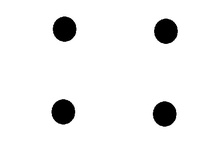
%> input picture 2012/Script_SacarAnguloYRotar 2/Imagenes/Imagen_Completa.jpg, 220 x 160 px, shrunk from 521 x 379 before the run, given in place of ImgSimple2.jpg, which was not available
$ octave script_SacarAnguloYRotar.m   (GNU Octave 9; MATLAB toolbox functions it lacks are replaced by stand-ins)
%> lines starting %> are read from the running program, lines starting %| are printed output that depends on the picture; in (x1, y1, x2, y2) boxes, pixels count from 0 and x2, y2 are one past the last pixel; in counts of white or black regions, pixels touching at a corner belong together; the program's own positions count from 1; pictures that were not available may be replaced by others from this repository, and a replacement may not be noted
### 2012/Script_SacarAnguloYRotar 2/func_CargarImagen.m
function [ imagen] = func_CargarImagen(FileName,PathFile)
%> called with FileName = 'ImgSimple2.jpg', PathFile = '.\Imagenes'

FullFileName = fullfile(PathFile,FileName);
CargarIm_Matriz = imread(FullFileName);
%> CargarIm_Matriz is the input picture: size 160x220x3 uint8; min 0, max 255, mean 241.5
imagen =(CargarIm_Matriz( : , : ,1));
[imgKF , imgKC] = size(imagen);
%> imgKF = 160; imgKC = 220

for i= 1: imgKC
    for j= 1: imgKF

        if imagen(j,i)>128
            imagen(j,i)=0;
        else
            imagen(j,i) =255;
        end
    end
end
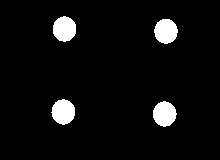
%> imagen: size 160x220 uint8; 5.3% white; 4 white regions, box (x1, y1, x2, y2) and area: (51, 99, 75, 125) 468, (53, 16, 76, 42) 467, (153, 101, 177, 127) 465, (154, 19, 178, 44) 461
%> call 2 of func_CargarImagen, with FileName = 'ImgRotada.jpg', PathFile = '.\Imagenes'
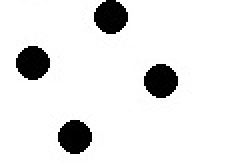
%> input picture 2012/Script_SacarAnguloYRotar 2/Imagenes/ImgRotada.jpg, 124 x 83 px (shown 2 times larger)
%> in func_CargarImagen, CargarIm_Matriz is the input picture: size 83x124x3 uint8; min 0, max 255, mean 233
%> after the loop in func_CargarImagen (call 2), `for i= 1: imgKC`:
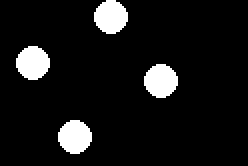
%> imagen: size 83x124 uint8 (shown 2 times larger); 8.6% white; 4 white regions, box (x1, y1, x2, y2) and area: (47, 0, 64, 17) 221, (8, 23, 25, 40) 221, (72, 32, 89, 49) 221, (29, 60, 46, 77) 221

end

### 2012/Script_SacarAnguloYRotar 2/func_Correlacionar.m
function [MatCorrelacion] = func_Correlacionar(kernel,Img)
[imgF , imgC] = size(Img);
%> imgF = 83; imgC = 124
[kF , kC] = size(kernel);
%> kF = 160; kC = 220
MatCorrelacion = zeros(size(Img));

%Agrando la imagen para que entre el kernel
Img_adaptada1 = [zeros(kF - 1 , imgC); Img];
%> Img_adaptada1: size 242x124 uint8; 2.9% white; 4 white regions, box (x1, y1, x2, y2) and area: (47, 159, 64, 176) 221, (8, 182, 25, 199) 221, (72, 191, 89, 208) 221, (29, 219, 46, 236) 221
Img_adaptada2 = [Img_adaptada1; zeros(kF - 1 , imgC)];
Img_adaptada3 = [Img_adaptada2 zeros((imgF + 2*kF - 2), kC-1)] ;
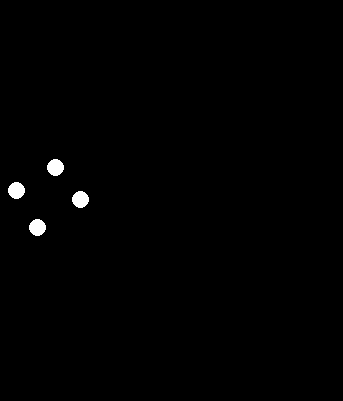
%> Img_adaptada3: size 401x343 uint8; 0.64% white; 4 white regions, box (x1, y1, x2, y2) and area: (47, 159, 64, 176) 221, (8, 182, 25, 199) 221, (72, 191, 89, 208) 221, (29, 219, 46, 236) 221
Img_Final = [zeros(imgF + 2*kF - 2, kC-1) Img_adaptada3];
%> Img_Final: size 401x562 uint8; 0.39% white; 4 white regions, box (x1, y1, x2, y2) and area: (266, 159, 283, 176) 221, (227, 182, 244, 199) 221, (291, 191, 308, 208) 221, (248, 219, 265, 236) 221

[imgFinalF , imgFinalC] = size(Img_Final);
%> imgFinalF = 401; imgFinalC = 562

vectorMax=zeros(4,2);


%Obtengo la Matriz Correlacion, que va a ser el kernel multiplicado punto a
%punto por la imagen original
for i= 1:(imgFinalC-kC)
   for j=1:(imgFinalF-kF)
      SubMat = Img_Final( j:(j-1)+kF , i:(i-1)+kC );
      Correlacion = sum(sum(SubMat.*kernel));

      MatCorrelacion(j ,i ) = Correlacion ;

   end

end

MatCorrelacion=MatCorrelacion/max(max(abs(MatCorrelacion)))*255;

end

### 2012/Script_SacarAnguloYRotar 2/func_filtrarImagenUmbral.m
%Dada una imagen, y un umbral, me devuelve un anueva imagen con los que
%est醤 por arriba o por debajo de ese umbral. El "arriba" o "abajo" se
%define en el tercer argumento con 1(para arriba)o 0 (para abajo)


function [ MatMaximos ] = func_filtrarImagenUmbral(Imagen,Umbral,may_men)
%> called with Umbral = 255, may_men = 1

[Filas , Columnas] = size(Imagen);
%> Filas = 241; Columnas = 342
MatMaximos= zeros(size(Imagen));

if may_men ==1

for f=1: Filas
    for c=1:Columnas

       if Imagen(f,c)>= Umbral
         MatMaximos(f,c)=255;
       else
         MatMaximos(f,c)=0;
       end
    end

end
%> MatMaximos: size 241x342 double; 0.96% white; 16 white regions, largest, box (x1, y1, x2, y2) and area: (208, 52, 215, 60) 51, (169, 75, 176, 83) 51, (233, 84, 240, 92) 51

else

    for f=1: Filas
    for c=1:Columnas

       if Imagen(f,c)<= Umbral
         MatMaximos(f,c)=255;
       else
         MatMaximos(f,c)=0;
       end
    end

    end

end

end

### 2012/Script_SacarAnguloYRotar 2/func_InvertirImagen.m
function [ ImagenInvertida ] = func_InvertirImagen(Imagen,ColorBase,ColorFinal )
%> called with ColorBase = 0, ColorFinal = 255
[Fil,Col]= size(Imagen);
%> Fil = 241; Col = 342
ImagenInvertida=zeros(size(Imagen));

for fil=1:Fil
    for col=1:Col
        if Imagen(fil,col)==ColorBase
            ImagenInvertida(fil,col)=ColorFinal;
        else
            ImagenInveritda(fil,col)=ColorBase;
        end
    end
end
%> ImagenInveritda: size 203x240 double; every value is 0

end

### 2012/Script_SacarAnguloYRotar 2/func_Etiquetar.m
%**************************************************************************
% FINAL
%   GIAR
%   Grupo de Inteligencia Artificial y Robotica
%   Fecha: 18/10/2011
%   Ultima Edici髇: 20/12/2011
%   Autor: Ver髇ica Fabbro, Federico Quintas
%
%   Descripcion: Dada una imagen con X objetos dentro, se busca
%   obtener X imagenes separadas del mismo tama駉 que la original, y luego
%   obtener X imagenes del tama駉 del objeto.
%
%**************************************************************************
function [ NumLabels, Matriz_Etiquetas ] = func_Etiquetar(Imagen_Original )


[cant_fil cant_col] = size(Imagen_Original);
%> cant_fil = 241; cant_col = 342

%Editar Imagenes (binarizo)
Imagen_Original= func_Binarizar(cant_fil,cant_col,Imagen_Original);


%primero la inicializo con ceros, y luego pongo todos los pixeles en Blanco
Matriz_Etiquetas = zeros(cant_fil,cant_col);

Matriz_Etiquetas= func_PonerMatrizEnBlanco(cant_fil,cant_col,Matriz_Etiquetas);
%> after the loop in func_PonerMatrizEnBlanco, `for col = 1: (cant_col)`: Imagen: size 241x342 double; every value is 255
Numero_Etiqueta = 1;

for col=2:(cant_col - 1)
    for fil=2:(cant_fil-1)
        %si en la Matriz de la imagen original, el pixel en el que estoy es
        %negro, entonces analiza
        if Imagen_Original(fil,col) ==0
            %Crea vector de 4 posiciones e inicializo en 0
            for pos=1:4
                Vec_Vecinos(pos)=0;
            end

             %Guardo los 4 vecinos que ya recorri en el vector
             Vec_Vecinos(1)= Matriz_Etiquetas(fil-1,col);
             Vec_Vecinos(2)= Matriz_Etiquetas(fil-1,col-1);
             Vec_Vecinos(3)= Matriz_Etiquetas(fil,col-1);
             Vec_Vecinos(4)= Matriz_Etiquetas(fil+1,col-1);

             if (Vec_Vecinos(1)~= 255)% si no es blanco, asigno ese valor a la etiqueta menor
                 Etiqueta_Menor= Vec_Vecinos(1);
             else
                 Etiqueta_Menor =1500; %si es blanco, entonces le pongo un valor 1500 para que no moleste cuando calculo el menor
             end

             for pos=1:4
                 %si el valor que tengo de etiqueta es mayor que otro del
                 %vector, mientras que no sea blanco, asigno ese valor a la
                 %etiqueta menor
                 if (Etiqueta_Menor> Vec_Vecinos(pos)) && (Vec_Vecinos(pos)~= 255)
                     Etiqueta_Menor = Vec_Vecinos(pos);
                 end
             end

             if Etiqueta_Menor ~=1500
                Matriz_Etiquetas(fil,col) = Etiqueta_Menor;
             else %si el valor quedo en 1500 es porque todos sus vecinos son blancos, entonces tengo que asignar una nueva etiqueta
                 Matriz_Etiquetas(fil,col)= Numero_Etiqueta;
                 Numero_Etiqueta = Numero_Etiqueta + 1;


                 %Comento las siguientes 3 l韓eas porque podr韆n borrarse
                 %if Numero_Etiqueta == 255 %si el numero de etiqueta aumento tanto hasta 255 no tiene que tomar ese valor porque es el del color blanco
                 %    Numero_Etiqueta = Numero_Etiqueta + 1;
                 %end

             end
        end
    end
    end
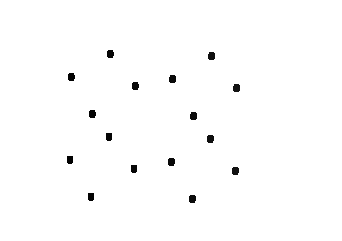
%> Matriz_Etiquetas: size 241x342 double; min 1, max 255, mean 252.6
%> after the loop, Etiqueta_Menor = 19; Numero_Etiqueta = 21; Vec_Vecinos = [19 19 19 19]
%Cargo un vector del largo de la cantidad de etiquetas, y en cada posici髇
%"i" cargo el n鷐ero "i".
pos_Vec= 1;
for i= 1:Numero_Etiqueta
    Vec_Etiquetas(i)=i;
end
%> this loop made 21 passes
%> after the loop, Vec_Etiquetas = 21 values from 1 to 21

%Hago una pasada, trabajando con el vector de etiquetas

for col=2: (cant_col-1)
    for fil =2: (cant_fil-1)
        if Imagen_Original(fil,col)==0
               %se guardan todos los vecinos
               Matriz_Vecinos(1,1) = Matriz_Etiquetas(fil-1,col-1);
               Matriz_Vecinos(1,2)= Matriz_Etiquetas(fil-1,col);
               Matriz_Vecinos(1,3) = Matriz_Etiquetas(fil-1,col+1);
               Matriz_Vecinos(2,1) = Matriz_Etiquetas(fil,col-1);
               Matriz_Vecinos(2,2)= Matriz_Etiquetas(fil,col);
               Matriz_Vecinos(2,3)= Matriz_Etiquetas(fil,col+1);
               Matriz_Vecinos(3,1) = Matriz_Etiquetas(fil+1,col-1);
               Matriz_Vecinos(3,2) = Matriz_Etiquetas(fil+1,col);
               Matriz_Vecinos(3,3) = Matriz_Etiquetas(fil+1,col+1);

               etiqueta_actual= Matriz_Vecinos(2,2);

        encontro= 0;

        %Busco la etiqueta menor
            if (Matriz_Vecinos(1,1) ~= 255)
               Etiqueta_Menor= Matriz_Vecinos(1,1);
           else
               Etiqueta_Menor = etiqueta_actual;
           end

           for f=1:3
               for c=1:3
                   if (Matriz_Vecinos(f,c)~= 255)&& (Etiqueta_Menor> Matriz_Vecinos(f,c))
                       Etiqueta_Menor = Matriz_Vecinos(f,c);
                   end
               end
          end
       %Si encontro una etiqueta menor a la actual, voy guardar en el vector de etiquetas en la posicion actual
       %el valor del vector de la posicion de la etiqueta menor
           if Etiqueta_Menor ~= etiqueta_actual
               encontro=1
               etiqueta_encontrada = Etiqueta_Menor;
           end

        if encontro==1
            Vec_Etiquetas(etiqueta_actual) = Vec_Etiquetas(etiqueta_encontrada);
        end

        end
    end
end
%> after the loop, Matriz_Vecinos = [19 19 255; 19 19 255; 19 255 255]; encontro = 0; etiqueta_actual = 19; etiqueta_encontrada = 19

%Modifico la imagen de etiquetas con los valores del vector

for col= 2: (cant_col-1)
    for fil= 2 : (cant_fil-1)

        if Imagen_Original(fil,col) ==0
            pixel = Matriz_Etiquetas(fil,col);
            Matriz_Etiquetas(fil,col) = Vec_Etiquetas(pixel);
        end
    end
end
%> Matriz_Etiquetas: size 241x342 double; under 0.01% of pixels changed, all inside (x1, y1, x2, y2) = (170, 52, 235, 113)
%> after the loop, pixel = 19


  nro_objetos = 1;
  Vec_Contador_Objetos(nro_objetos) =0;

  %contador de objetos
  for col= 2: (cant_col -1)
      for fil =2:(cant_fil-1)

          if (Matriz_Etiquetas(fil,col) ~= 0) && (Matriz_Etiquetas(fil,col) ~= 255)
              Repetido= 0;
              for pos= 1: nro_objetos
                  if Matriz_Etiquetas (fil,col) ==Vec_Contador_Objetos(pos)
                      Repetido = 1;
                  end
              end
              if Repetido ==0
                  nro_objetos= nro_objetos+1;
                  Vec_Contador_Objetos(nro_objetos)= Matriz_Etiquetas(fil,col);
              end

          end

      end

  end
%> after the loop, Repetido = 1; Vec_Contador_Objetos = 17 values from 0 to 19; nro_objetos = 17

 % [5 lines of commented-out code are left out]

 a= Numero_Etiqueta;
%> a = 21
 b= Matriz_Etiquetas;
 c= (nro_objetos-1);
%> c = 16
% figure;
 f=2;
% subplot(f,1,1);image(Imagen_Original)
 %subplot(f,1,2);image(Matriz_Etiquetas)

 VecEtiquetas = [1 34 38 43];

 Matriz_EtiquetasPosta = zeros(size(Matriz_Etiquetas));

 for i=1:length(VecEtiquetas)
     Matriz_EtiquetasPosta(Matriz_Etiquetas == VecEtiquetas(i)) = i ;
 end
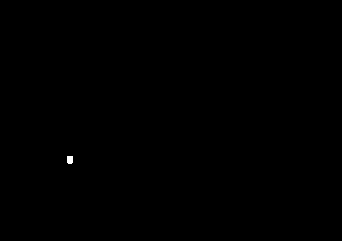
%> Matriz_EtiquetasPosta: size 241x342 double; values 0 (black) and 1 (white), 0.06% white; 1 white region, box (x1, y1, x2, y2) and area: (67, 156, 73, 164) 46

 Matriz_EtiquetasPosta(Matriz_Etiquetas == 1) = 1 ;
 Matriz_EtiquetasPosta(Matriz_Etiquetas == 34) = 2 ;
 Matriz_EtiquetasPosta(Matriz_Etiquetas == 38) = 3 ;
 Matriz_EtiquetasPosta(Matriz_Etiquetas == 43) = 4 ;

 save('LabelMatrix.mat','Matriz_EtiquetasPosta','c','Matriz_Etiquetas')

% figure;
%image(Matriz_Etiquetas);

NumLabels = c;
%> NumLabels = 16


% [7 lines of commented-out code are left out]


### 2012/Script_SacarAnguloYRotar 2/func_Binarizar.m
function [Matriz_Binarizada] = func_Binarizar(cant_fil,cant_col,Imagen_Original)

for x=1 :cant_fil
    for y=1: cant_col
        if  Imagen_Original(x,y)<200
            Imagen_Original(x,y)=0;
        else
            Imagen_Original(x,y)=255;
        end
    end
end
Matriz_Binarizada = Imagen_Original;
end

### 2012/Script_SacarAnguloYRotar 2/func_PonerMatrizEnBlanco.m
function [Imagen] = func_PonerMatrizEnBlanco(cant_fil,cant_col,Imagen)
for col = 1: (cant_col)
    for fil =1: (cant_fil)
       Imagen(fil,col)= 255;
    end
end
end

### 2012/Script_SacarAnguloYRotar 2/func_ObtenerMaximos2.m
function [ MatMaximos ] = func_ObtenerMaximos2(MatCorrelacion )


%Aca filtro con el umbral que yo asigno, para obtener las 醨eas m醲imas, el
%tercer argumento es para que filtre por arriba de ese umbral(1)
ImgFiltrada = func_filtrarImagenUmbral(MatCorrelacion, 255,1);

ImgFiltradaInvertida= func_InvertirImagen(ImgFiltrada,0,255);

%etiqueto y obtengo 4 醨eas
[Cant_Objetos, ImgEtiquetada]  = func_Etiquetar(ImgFiltradaInvertida)
%> Cant_Objetos = 16

%Obtengo las 4 im醙enes de los puntos individuales con
%func_filtradoEspecial, y calculo su centro de masa
ImgFiltrada1= func_filtradoEspecial(ImgEtiquetada,1);
Vector1= func_ObtenerCentrodeMasa(ImgFiltrada1);
%> after the loop in func_ObtenerCentrodeMasa, `for fil=1:Filas`: M = 46; SumCol = 3243; SumFil = 7376; Vector = [160 71]
%> Vector1 = [160 71]
ImgFiltrada2= func_filtradoEspecial(ImgEtiquetada,2);
%> after the loop in func_filtradoEspecial (call 2), `for fil=1:Filas`: ImagenFiltrada: size 241x342 double; 0.06% white; 1 white region, box (x1, y1, x2, y2) and area: (68, 73, 75, 81) 50
Vector2= func_ObtenerCentrodeMasa(ImgFiltrada2);
%> Vector2 = [78 72]
ImgFiltrada3= func_filtradoEspecial(ImgEtiquetada,3);
%> after the loop in func_filtradoEspecial (call 3), `for fil=1:Filas`: ImagenFiltrada: size 241x342 double; 0.06% white; 1 white region, box (x1, y1, x2, y2) and area: (88, 193, 94, 201) 46
Vector3= func_ObtenerCentrodeMasa(ImgFiltrada3);
%> Vector3 = [197 92]
ImgFiltrada4= func_filtradoEspecial(ImgEtiquetada,4);
%> after the loop in func_filtradoEspecial (call 4), `for fil=1:Filas`: ImagenFiltrada: size 241x342 double; 0.06% white; 1 white region, box (x1, y1, x2, y2) and area: (89, 110, 96, 118) 50
Vector4= func_ObtenerCentrodeMasa(ImgFiltrada4);
%> Vector4 = [115 93]
%> `MatMaximos= func_ObtenerMaximos2(MatCorrelacion);`: MatMaximos = [160 71; 78 72; 197 92; 115 93]
%Lo asigno a la matrizMaximos
MatMaximos(1,1)=Vector1(1,1);
MatMaximos(1,2)=Vector1(1,2);
MatMaximos(2,1)=Vector2(1,1);
MatMaximos(2,2)=Vector2(1,2);
MatMaximos(3,1)=Vector3(1,1);
MatMaximos(3,2)=Vector3(1,2);
MatMaximos(4,1)=Vector4(1,1);
MatMaximos(4,2)=Vector4(1,2);

end

### 2012/Script_SacarAnguloYRotar 2/func_filtradoEspecial.m

%esta funci髇 recibe la Imagen y un valor, y s髄o se queda con los valores
%iguales a ese valor

function [ ImagenFiltrada] = func_filtradoEspecial(Imagen,Valor)

[Filas , Columnas] = size(Imagen);
ImagenFiltrada= zeros(size(Imagen));

for fil=1:Filas
    for col=1:Columnas

        if Imagen(fil,col)==Valor
            ImagenFiltrada(fil,col)=255;
        else
            ImagenFiltrada(fil,col)=0;
        end

    end
end


end

### 2012/Script_SacarAnguloYRotar 2/func_ObtenerCentrodeMasa.m
function [ Vector ] = func_ObtenerCentrodeMasa( Imagen )
[Filas,Columnas] = size(Imagen);
M=0;
SumFil=0;
SumCol=0;

for fil=1:Filas
    for col=1:Columnas
        if Imagen(fil,col) == 255
            SumFil=SumFil+fil;
            SumCol=SumCol+col;
            M=M+1;
    end
    end

Vector(1,1)=round(SumFil/M);
Vector(1,2)=round(SumCol/M);

end

### 2012/Script_SacarAnguloYRotar 2/func_ObtenerAngulo.m
function [angulo] = func_ObtenerAngulo(MatMaximos)
%> called with MatMaximos = [160 71; 78 72; 197 92; 115 93]

%Obtengo la fila y la columna de lo que sería un punto que agrego. Este
%punto tiene la misma fila que el punto vértice ya calculado, y la misma
%columna que el punto inferior derecho de la imagen original. Así se forma
%un triàngulo rectángulo, con el cual se pueden calcular el opuesto y el
%adyacente, para sacar el ángulo con el arcotangente.
F5 = MatMaximos(2,1);
%> F5 = 78
C5=MatMaximos(4,2);
%> C5 = 93


opuesto=abs( MatMaximos(4,1)- F5) ;
%> opuesto = 37
adyacente= abs(C5 - MatMaximos(2,2));
%> adyacente = 21

x= opuesto/adyacente;
%> x = 1.76
RadianAngle= atan(x);
%> RadianAngle = 1.05

angulo=-RadianAngle*180/pi; %pongo el - para que gire para el otro lado
%> angulo = -60.42

end

### 2012/Script_SacarAnguloYRotar 2/func_RotarImagen.m
function [ mat_rotada ] = func_RotarImagen(img_original,angle)
%> called with angle = -60.42
    [img_filas  img_columnas] = size(img_original);
%> img_filas = 83

    angulo=angle*2*pi/360;
%> angulo = -1.05

    %obtengo la matriz de rotaci髇 y la matriz inversa
    mat_rot = [cos(angulo) -sin(angulo);
               sin(angulo) cos(angulo)];
%> mat_rot = [0.494 0.87; -0.87 0.494]
    mat_rot_inv = mat_rot^(-1);
%> mat_rot_inv = [0.494 -0.87; 0.87 0.494]
    %saco los extremos de la nueva imagen
    ext0=[0;0];
    ext1=mat_rot*[0;img_columnas-1];
%> ext1 = [107; 60.71]
    ext2=mat_rot*[img_filas-1;0];
%> ext2 = [40.48; -71.31]
    ext3=mat_rot*[img_filas-1;img_columnas-1];
%> ext3 = [147.4; -10.6]

    max_filas=floor(max([ext0(1) ext1(1) ext2(1) ext3(1)]));
%> max_filas = 147
    max_columnas=round(max([ext0(2) ext1(2) ext2(2) ext3(2)]));
%> max_columnas = 61
    min_filas=round(min([ext0(1) ext1(1) ext2(1) ext3(1)]));
%> min_filas = 0
    min_columnas=round(min([ext0(2) ext1(2) ext2(2) ext3(2)]));
%> min_columnas = -71


    mat_rotada = zeros(img_columnas, img_filas);

    mov_filas=(min_filas);
%> mov_filas = 0
    mov_columnas=(min_columnas);
%> mov_columnas = -71

        for col= 1 : (length(min_filas:max_filas)+1)
            for fil= 1 : (length(min_columnas:max_columnas)+1)
                prodMat = round(mat_rot_inv*[fil-1+mov_filas;col+mov_columnas-1]);
                x= prodMat(1,1);
                if((x<0||x>(img_filas-1)))
                    x=-1;
                end
                y= prodMat(2,1);
                 if((y<0||y>(img_columnas-1)))
                    y=-1;
                 end
                 if (x<0||y<0)
                    mat_rotada(fil,col)= 255;
                 else
                    mat_rotada(fil, col) = img_original(x+1,y+1) ;
                 end
            end
     end
%> this loop made 149 passes
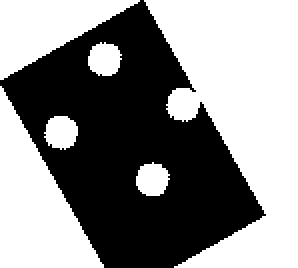
%> mat_rotada: size 134x149 double (shown 2 times larger); 54.1% white; 1 black region, box (x1, y1, x2, y2) and area: (0, 0, 133, 134) 9159

end

### 2012/Script_SacarAnguloYRotar 2/script_SacarAnguloYRotar.m
clc;
close all;
clear all;
fclose all;


kernel= func_CargarImagen('ImgSimple2.jpg','.\Imagenes');

Img=func_CargarImagen('ImgRotada.jpg','.\Imagenes');
figure;
imshow(Img);

MatCorrelacion= func_Correlacionar(kernel,Img);

MatMaximos= func_ObtenerMaximos2(MatCorrelacion);

angulo= func_ObtenerAngulo(MatMaximos);
mat_rotada = func_RotarImagen(Img,angulo );

figure;
imshow(uint8(mat_rotada));
